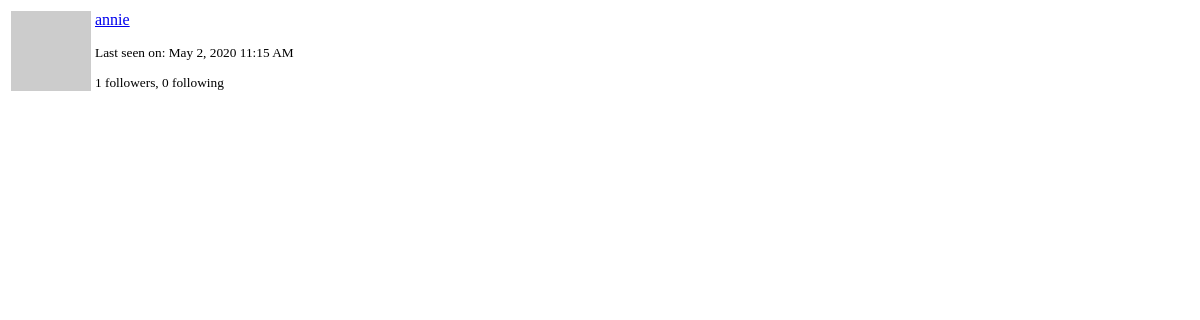
Page /user/annie/popup (signed in) on the earlier database version.
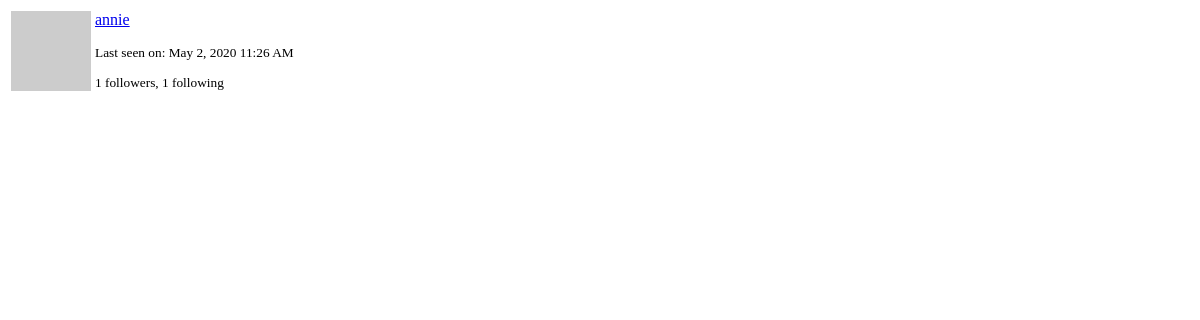
Same page on the later database version.
### app/models.py (models this page shows, shortened)
class User(UserMixin, db.Model):
    id = db.Column(db.Integer, primary_key=True)
    username = db.Column(db.String(64), index=True, unique=True)
    email = db.Column(db.String(120), index=True, unique=True)
    password_hash = db.Column(db.String(128))
    about_me = db.Column(db.String(140))
    last_seen = db.Column(db.DateTime, default=dt.datetime.utcnow)
    posts = db.relationship("Post", backref="author", lazy="dynamic")
    followed = db.relationship(
        "User",
        secondary=followers,
        primaryjoin=(followers.c.follower_id == id),
        secondaryjoin=(followers.c.followed_id == id),
        backref=db.backref("followers", lazy="dynamic"),
        lazy="dynamic",
    )
    def avatar(self, size):
        digest = md5(self.email.lower().encode("utf-8")).hexdigest()
        return "https://www.gravatar.com/avatar/{}?d=identicon&s={}".format(
            digest, size
        )

### app/main/routes.py (the view)
@bp.route("/user/<username>/popup")
@login_required
def user_popup(username):
    user = User.query.filter_by(username=username).first_or_404()
    return render_template("user_popup.html", user=user)

### app/main/routes.py (called while the page is built)
@bp.before_app_request
def before_request():
    if current_user.is_authenticated:
        current_user.last_seen = datetime.utcnow()
        db.session.commit()
        g.search_form = SearchForm()
    g.locale = str(get_locale())

### app/models.py (called while the page is built)
@login_manager.user_loader
def load_user(id):
    return User.query.get(int(id))

    @classmethod
    def before_commit(cls, session):
        session._changes = {
            "add": list(session.new),
            "update": list(session.dirty),
            "delete": list(session.deleted),
        }

    @classmethod
    def after_commit(cls, session):
        for obj in session._changes["add"]:
            if isinstance(obj, SearchableMixin):
                add_to_index(obj.__tablename__, obj)
        for obj in session._changes["update"]:
            if isinstance(obj, SearchableMixin):
                add_to_index(obj.__tablename__, obj)
        for obj in session._changes["delete"]:
            if isinstance(obj, SearchableMixin):
                remove_from_index(obj.__tablename__, obj)
        session._changes = None

### app/templates/user_popup.html (shortened to what this page needs)
<table class="table">
    <tr>
        <td width="64" style="border: 0px;"><img src="{{ user.avatar(64) }}"></td>
        <td style="border: 0px;">
            <p>
                <a href="{{ url_for('main.user', username=user.username) }}">
                    {{ user.username }}
                </a>
            </p>
            <small>
                {% if user.last_seen %}
                    <p>{{ _('Last seen on') }}: {{ moment(user.last_seen).format('lll') }}</p>
                {% endif %}
                <p>{{ _('%(count)d followers', count=user.followers.count()) }},
                   {{ _('%(count)d following', count=user.followed.count()) }}</p>
            </small>
        </td>
    </tr>
</table>

Differences in the rows shown:
changed User "annie": last_seen "May 2, 2020 11:15 AM" → "May 2, 2020 11:26 AM"
Other differences:
text no longer shown: "0 following"
text now shown: "1 following"
